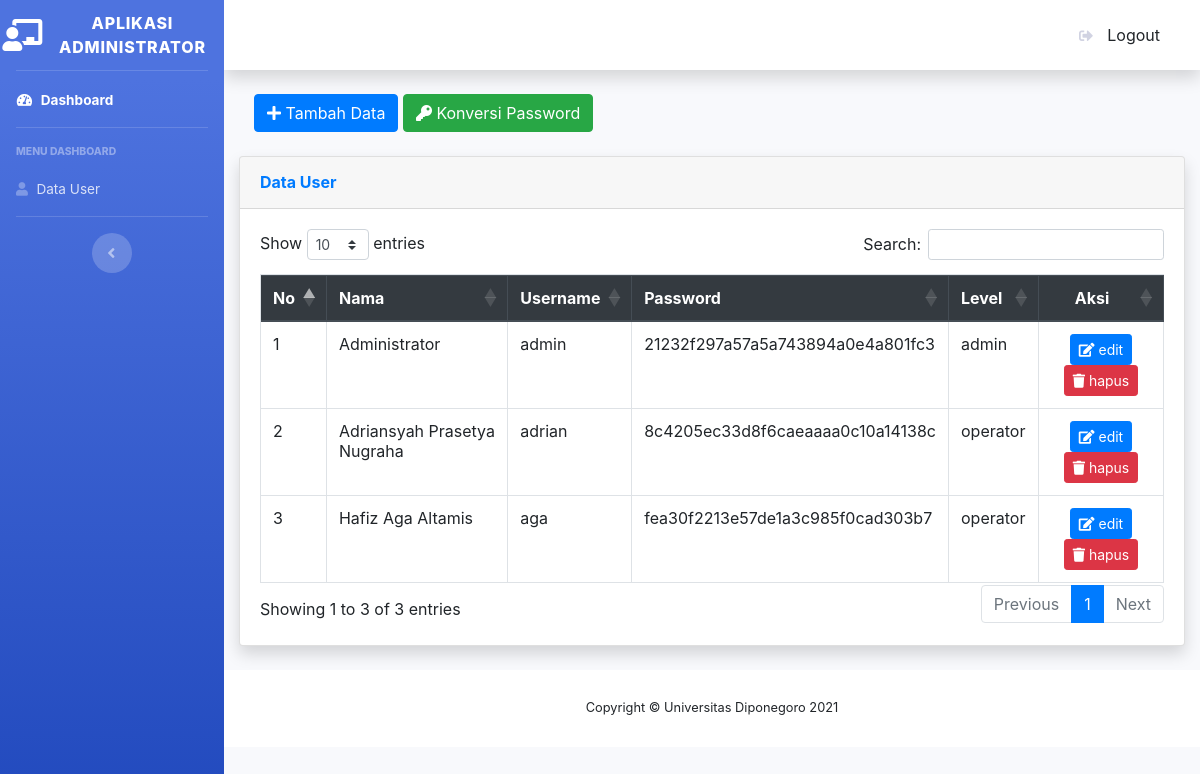
Page /index.php/admin/admin on the committed database.
### tables this page shows
CREATE TABLE `user` (
  `id` int(11) NOT NULL,
  `username` varchar(50) NOT NULL,
  `password` varchar(256) NOT NULL,
  `nama` varchar(200) NOT NULL,
  `level` enum('admin','operator') NOT NULL
);

### application/controllers/admin/Admin.php (called while the page is built, shortened)
<?php
class Admin extends CI_Controller
{
    function __construct()
    {
        $this->load->model('M_admin');
    }
    public function index()
    {
        $data = array('data_admin' => $this->M_admin->ambil_user()->result_array(),);
        $this->load->view('template/sidebar_admin');
        $this->load->view('template/header_admin');
        $this->load->view('admin/admin', $data);
        $this->load->view('template/footer_ia');
    }
}

### index.php (called while the page is built, shortened)
<?php
require_once BASEPATH.'core/CodeIgniter.php';

### application/models/M_admin.php (called while the page is built, shortened)
<?php
class M_admin extends CI_Model
{
    public function ambil_user()
    {
        $query = $this->db->query("SELECT * FROM user");
        return $query;
    }
}

### application/views/admin/admin.php (the view, shortened to what this page needs)
<div class="container-fluid">
    <div class="col-md-12">
        <a href="<?php echo base_url('admin/admin/tambah_user'); ?>">
            <button type="button" class="btn btn-primary"><i class="fas fa-plus"></i> Tambah Data</button>
        </a>
        <a href="https://www.md5online.org/md5-decrypt.html" target="_blank">
            <button type="button" class="btn btn-success"><i class="fas fa-key"></i> Konversi Password</button> <br><br>
        </a>
    </div>
    <div class="card shadow mb-4">
        <div class="card-header py-3">
            <h6 class="m-0 font-weight-bold text-primary">Data User</h6>
        </div>
        <div class="card-body">
            <div class="table-responsive">
                <table class="table table-bordered" id="example" width="100%" cellspacing="0">
                    <thead class="thead-dark">
                        <tr>
                            <th>No</th>
                            <th>Nama</th>
                            <th>Username</th>
                            <th>Password</th>
                            <th>Level</th>
                            <th>
                                <center>Aksi</center>
                            </th>
                        </tr>
                    <tbody>
                        <?php
                        $no = 0;
                        foreach ($data_admin as $row) {
                            $no++;
                        ?>
                            <tr>
                                <td><?php echo $no; ?></td>
                                <td><?php echo $row['nama'] ?></td>
                                <td><?php echo $row['username'] ?></td>
                                <td><?php echo $row['password'] ?></td>
                                <td><?php echo $row['level'] ?></td>
                                <td>
                                    <center>
                                        <a class="btn btn-primary btn-sm" href="<?php echo base_url(''); ?>admin/admin/edit_user/<?php echo $row['id']; ?>">
                                            <i class="fas fa-edit"></i> edit
                                        </a>
                                        <a href="<?php echo base_url(''); ?>admin/admin/hapus_user/<?php echo $row['id']; ?>" onclick="return confirm('Apakah anda ingin menghapus data ?')" class="btn btn-danger btn-sm">
                                            <i class="fas fa-trash"></i> hapus
                                        </a>
                                    </center>
                                </td>
                            </tr>
                        <?php } ?>
                    </tbody>
                </table>
            </div>
        </div>
    </div>
</div>

### rows in the picture
user: nama "Administrator", username "admin", password "21232f297a57a5a743894a0e4a801fc3", level "admin"
user: nama "Adriansyah Prasetya Nugraha", username "adrian", password "8c4205ec33d8f6caeaaaa0c10a14138c", level "operator"
user: nama "Hafiz Aga Altamis", username "aga", password "fea30f2213e57de1a3c985f0cad303b7", level "operator"
